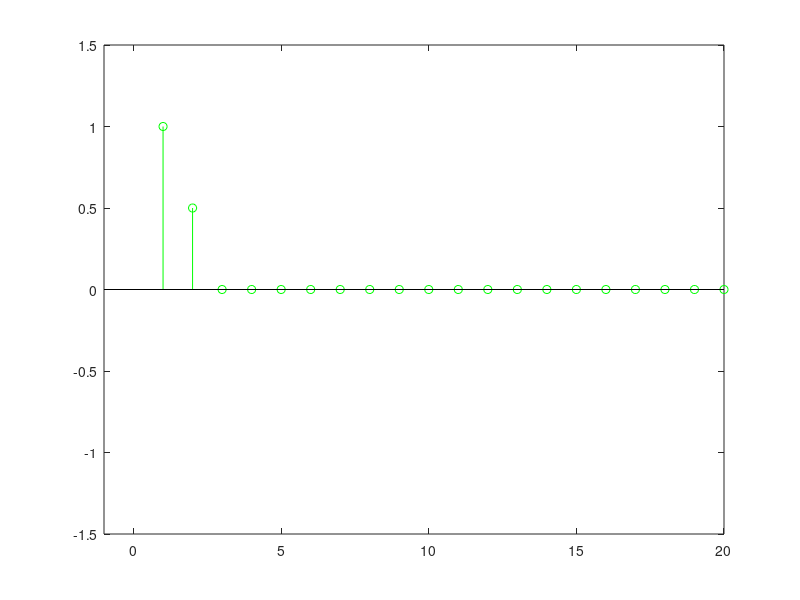

MATLAB code for this plot: (Note: this script raises an error after producing the figure.)
% Task 5 - MA filtering
x = [1, 1/2, zeros(1,19)];

b0 = 0.5;
b1 = 0.5;

N = length(x); % Length of input signal
y = zeros(size(x)); % Allocate space for outut

y(1) = b0*x(1); % First sample, assuming x(0) = 0
for n=2:N % Remaining samples
    y(n) = b0*x(n) + b1*x(n-1);
end;

stem(x, 'g');
axis([-1 20 -1.5 1.5]);
hold on
stem(y, 'k', '.');
axis([-1 20 -1.5 1.5]);
xlabel('n'); ylabel('x[n] and y[n]'); %Where x[n]=δ[n]+0.5δ[n-1] and y[n]=h[n]+0.5h[n-1]

legend('= ingsingal x[n]','= utsignal y[n]')

